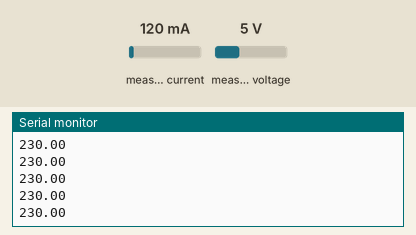
Simulated run of this sketch. Board: Arduino Uno, built with avr-gcc and run on an emulated ATmega328P. Parts: the last lines printed to the serial monitor. Inputs (shaded band) come from the test bench; at power-on: measured voltage 5 V, measured current 120 mA.

Above: at 1.2 s.
1.3 s: measured voltage set to 0.3 V
At 1.57 s:
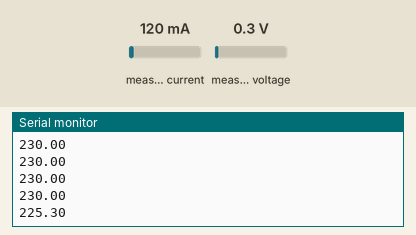
2.8 s: measured voltage set to 3.8 V
At 2.98 s:
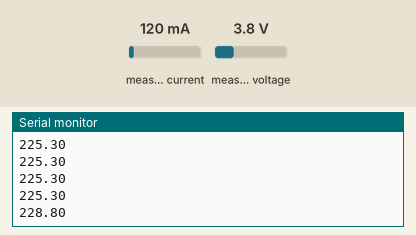
Timing chart, 0 to 5.8 s (numbered marks = the images above; inputs shaded):
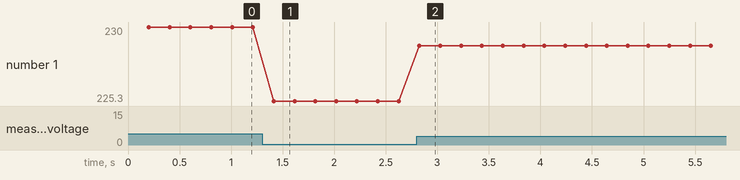

Measured:
- after the input at 1.3 s, the serial monitor: prints a new line after 0.11 s (image 1)
- after the input at 2.8 s, the serial monitor: prints a new line at once (image 2)
- plotted number 1: 230 → 225.3 after the input at 1.3 s, 225.3 → 228 after the input at 2.8 s

The sketch:

voltage_rms.ino
```cpp
#include <EmonLib.h>


/*
  ZMPT101B - AC Voltage sensor
  Calculate Voltage

  modified on 7 Sep 2020
  by Mohammad Reza Akbari @ Electropeak
  https://electropeak.com/learn/
*/


double sensorValue1 = 0;
double sensorValue2 = 0;
int crosscount = 0;
int climb_flag = 0;
int val[100];
int max_v = 0;
double VmaxD = 0;
double VeffD = 0;
double Veff = 0;

EnergyMonitor emon1;
#define VOLT_CAL 234.26
void setup() {
  pinMode(A0, INPUT);
  Serial.begin(9600);
  emon1.voltage(1, VOLT_CAL, 1.7);
}

void loop() {

emon1.calcVI(20,200);
float supplyVoltage = emon1.Vrms;
Serial.println(supplyVoltage);
/*
  for ( int i = 0; i < 100; i++ ) {
    sensorValue1 = analogRead(A0);
    if (analogRead(A0) > 511) {
      val[i] = sensorValue1;
    }
    else {
      val[i] = 0;
    }
    delay(1);
  }

  max_v = 0;

  for ( int i = 0; i < 100; i++ )
  {
    if ( val[i] > max_v )
    {
      max_v = val[i];
    }
    val[i] = 0;
  }
  if (max_v != 0) {


    VmaxD = max_v;
    VeffD = VmaxD / sqrt(2);
    Veff = (((VeffD - 420.76) / -90.24) * -210.2) + 210.2;
  }
  else {
    Veff = 0;
  }
  Serial.print("Voltage: ");
  Serial.println(Veff);
  VmaxD = 0;

  delay(100);*/
}
```
